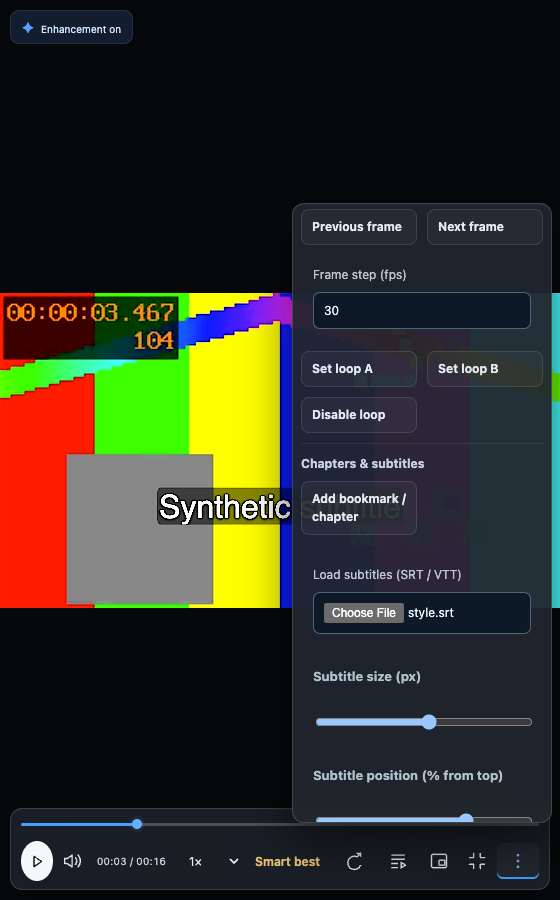
#> input picture audit-2026-10-04/professional-tools-1.17.png, 560 x 900 px; its folder holds only this picture in this run
$ python -i smart_restore.py   (imports and definitions only)   (older library calls are emulated)
#> lines starting #> are read from the running program, lines starting #| are printed output that depends on the picture
#> further down, picture is the input picture: shape (900, 560, 3); mean B, G, R 37.6, 47.3, 47.4
"""Degradation diagnostics and motion-aligned, bounded restoration (BGR uint8)."""
import cv2
import numpy as np
from realtime import clean_compression, clean_blocks, adaptive_detail, balanced_sdr_tone


def codec_grids(grey):
    """Find repeated weak seams, including shifted/scaled codec grids."""
    grids=[]
    for axis in (0,1):
        means=np.mean(np.abs(np.diff(grey.astype(np.float32),axis=axis)),axis=1-axis)
        best=None
        for step in (8,12,16,24,32):
            for phase in range(step):
                indices=np.arange(phase,len(means),step)
                if len(indices)<4:continue
                grid=means[indices];normal=np.delete(means,indices)
                baseline=float(np.median(normal)) if len(normal) else 0
                score=float(np.median(grid))-baseline
                # Isolated real edges and irregular texture are not codec grids.
                if score<=1.5 or np.mean(grid>baseline+1.5)<.7:continue
                if best is None or score>best['score']+.1:
                    best={'step':step,'offset':(phase+1)%step,'score':round(score,2)}
        grids.append(best)
    return grids


def diagnose(frame):
    grey=cv2.cvtColor(frame,cv2.COLOR_BGR2GRAY)
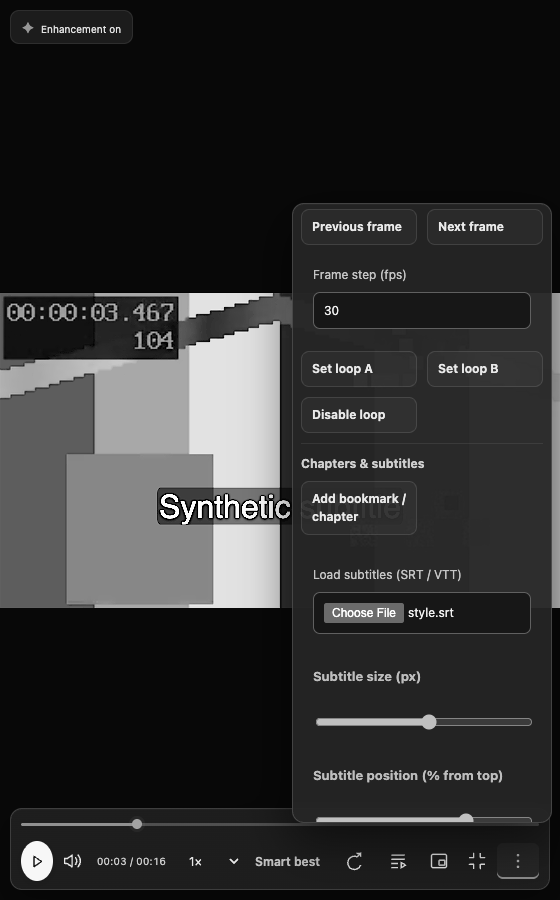
#> grey: shape (900, 560); min 0, max 255, mean 46.4
    # Ignore constant bars for diagnostics only. Never crop the delivered video.
    rows=np.where((grey.std(axis=1)>1)|((grey.mean(axis=1)>8)&(grey.mean(axis=1)<247)))[0];cols=np.where((grey.std(axis=0)>1)|((grey.mean(axis=0)>8)&(grey.mean(axis=0)<247)))[0]
#> after `rows = np.where((grey.std(axis=1) > 1) | (grey.mean(axis=1) > 8) & (gr`: rows = 721 values from 10 to 889
#> after `cols = np.where((grey.std(axis=0) > 1) | (grey.mean(axis=0) > 8) & (gr`: cols = 560 values from 0 to 559
    crop=grey[rows[0]:rows[-1]+1,cols[0]:cols[-1]+1] if len(rows)>16 and len(cols)>16 else grey
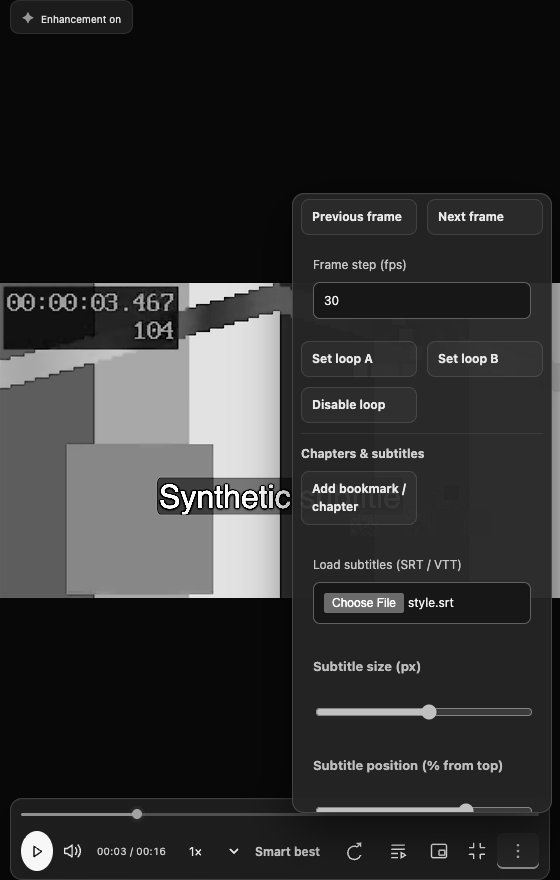
#> crop: shape (880, 560); min 0, max 255, mean 47.3
    scale=min(1,640/max(crop.shape));small=cv2.resize(crop,None,fx=scale,fy=scale,interpolation=cv2.INTER_AREA) if scale<1 else crop
#> after `scale = min(1, 640 / max(crop.shape))`: scale = 0.727
    span=cv2.dilate(small,np.ones((3,3),np.uint8)).astype(float)-cv2.erode(small,np.ones((3,3),np.uint8))
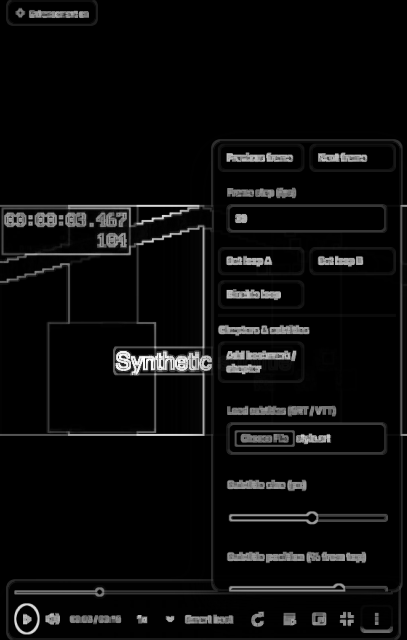
#> span: shape (640, 407) float64; min 0, max 255, mean 11.7
    flat=np.abs(small.astype(float)-cv2.medianBlur(small,3))[span<24]
    native_scale=min(1,320/max(crop.shape))
#> native_scale = 0.364
    noise_sample=cv2.resize(crop,None,fx=native_scale,fy=native_scale,interpolation=cv2.INTER_NEAREST) if native_scale<1 else crop
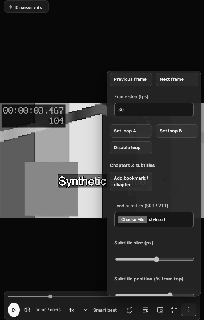
#> noise_sample: shape (320, 204); min 0, max 255, mean 46.8
    local=cv2.dilate(noise_sample,np.ones((3,3),np.uint8)).astype(float)-cv2.erode(noise_sample,np.ones((3,3),np.uint8))
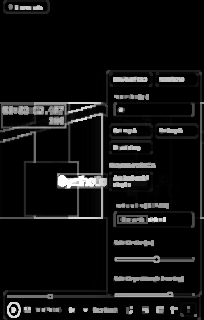
#> local: shape (320, 204) float64; min 0, max 255, mean 18.5
    flat=np.abs(noise_sample.astype(float)-cv2.medianBlur(noise_sample,3))[local<24]
    noise=float(np.percentile(flat,70)) if flat.size>=32 else 0
#> noise = 0
    lap=float(cv2.Laplacian(small,cv2.CV_32F).var())
#> lap = 1238.4
    grids=codec_grids(grey)
#> after the loop in codec_grids, `for axis in (0,1):`: grids = 2 items
#> grids = 2 items
    block=max((grid['score'] for grid in grids if grid),default=0)
#> block = 0
    colour=cv2.cvtColor(frame,cv2.COLOR_BGR2YCrCb)
#> colour: shape (900, 560, 3); mean of channels 0, 1, 2 46.4, 128.9, 123.3
    chroma=[]
    for channel in (1,2):
        values=colour[...,channel]
        residual=np.abs(values.astype(np.float32)-cv2.medianBlur(values,3))
        candidates=residual[(cv2.dilate(grey,np.ones((3,3),np.uint8)).astype(float)-cv2.erode(grey,np.ones((3,3),np.uint8)))<24]
        chroma.append(float(np.percentile(candidates,70)) if candidates.size>=32 else 0)
#> this loop made 2 passes
#> pass 1, in diagnose, `residual=np.abs(values.astype(np.float32)-cv2.medianBlur(values,3))`:
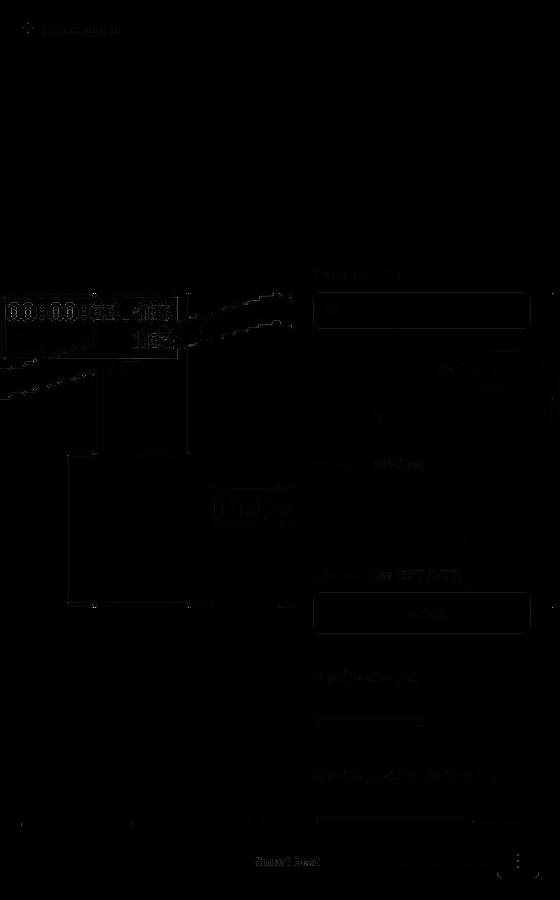
#> residual: shape (900, 560) float32; min 0, max 91, mean 0.1; drawn with min black and max white
#> pass 2, in diagnose, `values=colour[...,channel]`:
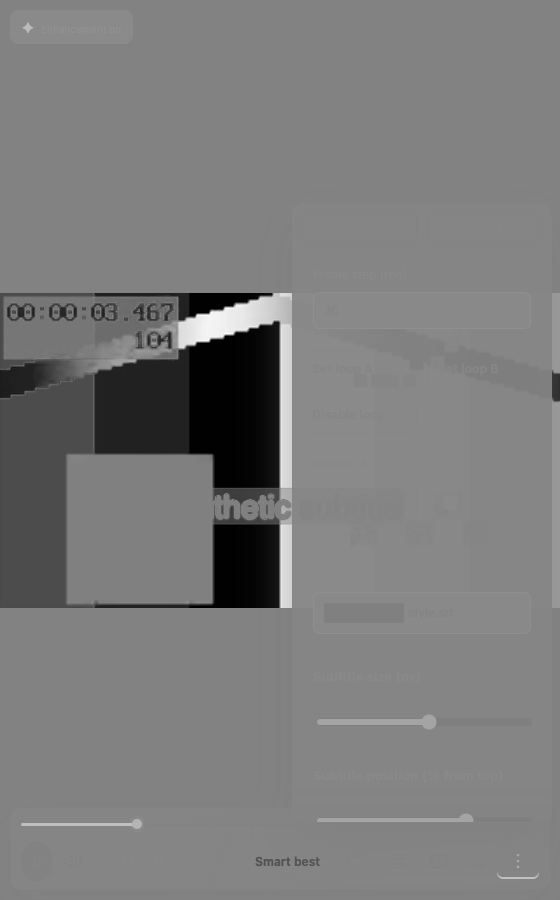
#> values: shape (900, 560); min 1, max 255, mean 123.3
#> after the loop, chroma = [0, 0]
    chroma_noise=max(chroma)
#> chroma_noise = 0
    # This is a softness indicator, not a claimed reconstruction of source pixels.
    soft=lap<80 and float(np.percentile(span,90))>3
#> soft = False
    return {'noise':round(noise,2),'blocks':round(block,2),'detail':round(lap,2),
            'codecGrids':grids,'chromaNoise':round(chroma_noise,2),'soft':soft,'degraded':noise>1.5 or block>1.5 or chroma_noise>2 or soft,
            'contentWidth':int(crop.shape[1]),'contentHeight':int(crop.shape[0])}


class TemporalRepair:
    """One previous raw frame. Bidirectional flow rejects occlusion and scene cuts."""
    def __init__(self):self.previous=None;self.previous_time=None
    def reset(self):self.previous=None;self.previous_time=None
    # [95 lines left out: functions apply, text_protection, clean_chroma, recover_soft_detail, restore, not called in this run]

>>> import cv2
>>> picture = cv2.imread('../audit-2026-10-04/professional-tools-1.17.png')
>>> result = diagnose(picture)
#> result = 9 items
